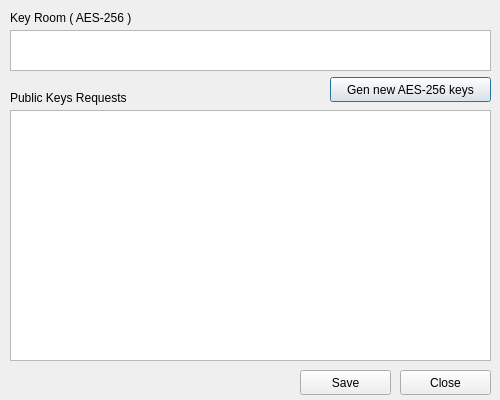
<?xml version="1.0" encoding="UTF-8"?>
<ui version="4.0">
 <class>DialogSettingsRoom</class>
 <widget class="QDialog" name="DialogSettingsRoom">
  <property name="geometry">
   <rect>
    <x>0</x>
    <y>0</y>
    <width>500</width>
    <height>400</height>
   </rect>
  </property>
  <property name="windowTitle">
   <string>Settings Room</string>
  </property>
  <widget class="QTextEdit" name="textEditPublicKeysClients">
   <property name="geometry">
    <rect>
     <x>10</x>
     <y>110</y>
     <width>481</width>
     <height>251</height>
    </rect>
   </property>
   <property name="maximumSize">
    <size>
     <width>16777215</width>
     <height>16777215</height>
    </size>
   </property>
   <property name="frameShadow">
    <enum>QFrame::Plain</enum>
   </property>
   <property name="horizontalScrollBarPolicy">
    <enum>Qt::ScrollBarAlwaysOff</enum>
   </property>
  </widget>
  <widget class="QLabel" name="labelPubKeysClient">
   <property name="geometry">
    <rect>
     <x>10</x>
     <y>90</y>
     <width>141</width>
     <height>15</height>
    </rect>
   </property>
   <property name="maximumSize">
    <size>
     <width>16777215</width>
     <height>15</height>
    </size>
   </property>
   <property name="text">
    <string>Public Keys Requests</string>
   </property>
  </widget>
  <widget class="QTextEdit" name="textEditKeyRoomAES">
   <property name="geometry">
    <rect>
     <x>10</x>
     <y>30</y>
     <width>481</width>
     <height>41</height>
    </rect>
   </property>
   <property name="maximumSize">
    <size>
     <width>16777215</width>
     <height>16777215</height>
    </size>
   </property>
   <property name="horizontalScrollBarPolicy">
    <enum>Qt::ScrollBarAlwaysOff</enum>
   </property>
  </widget>
  <widget class="QLabel" name="labelKeyRoom">
   <property name="geometry">
    <rect>
     <x>10</x>
     <y>10</y>
     <width>549</width>
     <height>15</height>
    </rect>
   </property>
   <property name="maximumSize">
    <size>
     <width>16777215</width>
     <height>15</height>
    </size>
   </property>
   <property name="text">
    <string>Key Room ( AES-256 )</string>
   </property>
  </widget>
  <widget class="QPushButton" name="pushButtonGenAES">
   <property name="geometry">
    <rect>
     <x>330</x>
     <y>77</y>
     <width>161</width>
     <height>25</height>
    </rect>
   </property>
   <property name="text">
    <string>Gen new AES-256 keys</string>
   </property>
  </widget>
  <widget class="QPushButton" name="pushButtonClose">
   <property name="geometry">
    <rect>
     <x>400</x>
     <y>370</y>
     <width>91</width>
     <height>25</height>
    </rect>
   </property>
   <property name="text">
    <string>Close</string>
   </property>
  </widget>
  <widget class="QPushButton" name="pushButtonSave">
   <property name="geometry">
    <rect>
     <x>300</x>
     <y>370</y>
     <width>91</width>
     <height>25</height>
    </rect>
   </property>
   <property name="text">
    <string>Save</string>
   </property>
  </widget>
 </widget>
 <resources/>
 <connections>
  <connection>
   <sender>pushButtonClose</sender>
   <signal>clicked()</signal>
   <receiver>DialogSettingsRoom</receiver>
   <slot>reject()</slot>
   <hints>
    <hint type="sourcelabel">
     <x>412</x>
     <y>386</y>
    </hint>
    <hint type="destinationlabel">
     <x>271</x>
     <y>382</y>
    </hint>
   </hints>
  </connection>
 </connections>
</ui>
